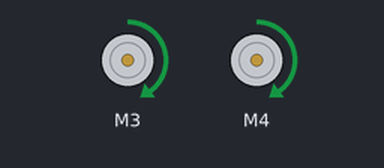
Bench run of a sketch on a simulated Arduino Uno, built with avr-gcc and run on an emulated ATmega328P. Shown: 2 × DC motor (green arrow = forward, orange = backward, longer = faster).

Above: at 0.1 s.
Timing chart, 0 to 1.6 s (numbered marks = the images above):
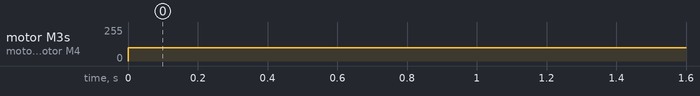

Measured:
- by itself, motor M3, motor M4: stopped → forward 100/255 at 0.00 s

The sketch:

TestRobot.ino
```cpp
//add the necessary libraries
#include <Wire.h>
#include <Adafruit_MotorShield.h>

Adafruit_MotorShield AFMS=Adafruit_MotorShield(); //declare an Adafruit MotorShield object

Adafruit_DCMotor *motor1=AFMS.getMotor(3); //make a pointer to a motor for the first motor
Adafruit_DCMotor *motor2=AFMS.getMotor(4); //make a pointer to a motor for the second motor

//motor1->setSpeed(x) sets the speed of motor1 to x. 0<=x<=255
//motor1->run(FORWARD) set motor1 to go forward
//motor1->run(BACKWARD) sets the motor1 to run in reverse
//motor1->run(RELEASE) stops motor1 (setSpeed(0) will also do this)
//turnLeft() will make the robot turn left
//turnRight() will make the robot turn right

void turnLeft()
{
  motor1->run(FORWARD);
  motor2->run(BACKWARD);
}

void turnRight()
{
  motor1->run(BACKWARD);
  motor2->run(FORWARD);
}

void setup()
{
  AFMS.begin(); //tell the Adafruit Motor_Shield object to start
  motor1->setSpeed(100);
  motor2->setSpeed(100);
  motor1->run(FORWARD);
  motor2->run(FORWARD);
}

void loop()
{
  //your code here
}
```

DRV8835.cpp
```cpp
#include "DRV8835.h"


/*
	Arguments for Constructor should correspond to the pins that they are connected to.

	Motor Driver should be declared outside of the SetUp and Loop blocks.
	MODE is set to HIGH.
*/
DRV8835::DRV8835(int phaseA, int enableA, int phaseB, int enableB, int mode)
{
	A_PHASE = phaseA;
	A_ENABLE = enableA;
  	B_PHASE = phaseB;
	B_ENABLE = enableB;
  	MODE = mode;

}

// This method must be done inside the SetUp block
void DRV8835::SetPinMode()
{
	pinMode(A_PHASE, OUTPUT);
  	pinMode(A_ENABLE, OUTPUT);
	pinMode(B_PHASE, OUTPUT);
  	pinMode(B_ENABLE, OUTPUT);
  	pinMode(MODE, OUTPUT);
  	digitalWrite(MODE, HIGH);
}

/*
	The following methods are written to be used with
	two DC motors.

	*********** Rotation States**************
	Phase = 0, Enable = PWM => OUT1 = PWM, OUT2 = LOW -> Clockwise
	Phase = 1, Enable = PWM => OUT1 = LOW, OUT2 = PWM -> CounterClockwise
*/


void DRV8835::setAClockwise()
{
	digitalWrite(A_PHASE, LOW);
}
void DRV8835::setBClockwise()
{
	digitalWrite(B_PHASE, LOW);
}

void DRV8835::setACounterClockwise()
{
	digitalWrite(A_PHASE, HIGH);
}
void DRV8835::setBCounterClockwise()
{
	digitalWrite(B_PHASE, HIGH);
}

/* 	Stop method sets enables to LOW so that motors don't run,
	when re-enabled motors will run at speed set before unless
 	changed
 */
void DRV8835::stopA()
{
	digitalWrite(A_PHASE, LOW);
}
void DRV8835::stopB()
{
	digitalWrite(B_PHASE, LOW);
}


void DRV8835::setSpeedA(int Speed)
{
  	Speed = constrain(Speed,0,255);
	analogWrite(A_ENABLE, Speed);
}
void DRV8835::setSpeedB(int Speed)
{
  	Speed = constrain(Speed,0,255);
	analogWrite(B_ENABLE, Speed);
}

/*
	Boolean argument set sets MODE to HIGH or LOW
*/
void DRV8835::setMode(bool set)
{
	if(set == true)
		digitalWrite(MODE, HIGH);

	if(set == false)
		digitalWrite(MODE,LOW);
}

// Default Constructor
DRV8835::DRV8835()
{

}


/* Methods for controlling both motors at the same time.
* Not meant for stepper
*
* Assuming Channel A is the right motor and B is the left
*/

// Sets speed of both motors to the same speed
void DRV8835::setSpeedBoth(int Speed)
{
	setSpeedB(Speed);
	setSpeedA(Speed);
}

void DRV8835::setForwards()
{
	setAClockwise();
	setBCounterClockwise();
}

void DRV8835::setBackwards()
{
	setACounterClockwise();
	setBClockwise();
}

void DRV8835::setRotateRight()
{
	setACounterClockwise();
	setBCounterClockwise();
}

void DRV8835::setRotateLeft()
{
	setAClockwise();
	setBClockwise();
}
void DRV8835::stopBoth()
{
	stopB();
	stopA();
}
```

DRV8835.h
```cpp
#pragma once
#include "Arduino.h"

/*
	Written by Kevin Quizhpi
	For General Use at Rutgers IEEE
	Only covers Phase/Enable mode as of 07/2/2017
*/


/*
	DRV8835 Dual Motor Driver Carrier
	link: https://www.pololu.com/product/2135

	*********Motor Driver Specifications*************

	Motor Voltage: 0V to 11V
	Logic Voltage: 2V to 7V
	Max Output Current: 1.2A per Channel
	Max PWM freq: 250kHz
	Reverse power protection against reverse-voltage
	under-voltage, over-current, and over-temperature.


	Can be used to drive two bidirectional motors or
	a single bipolar stepper motor.

	************ To intpret enable modes***********

	There are two modes of operation.

	Phase/Enable & IN1/IN2

	MODE = HIGH
	-  Phase/Enable mode
	_ _ _ _ _ _ _ _ _ _ _ _ _ _ _
	MODE = LOW
	- IN1/IN2 mode

	data sheet link: https:http://www.ti.com/lit/ds/symlink/drv8835.pdf

	_ __ _ __ _ __ __ _ __ _ __ _ __ _ __ _ __ _ __ _ __ _ __ _ __ _ __ _ __ _ __ _ __ _ __ _ __ _ __ _ __ _ __ _ __ _ __ _ __ _ __ _ __ _ __ _ __

	VMM pin is for This pin gives access to the motor power supply after the reverse-voltage protection MOSFET .
	It can be used to supply reverse-protected power to other components in the system. It is generally intended as an output,
	but it can also be used to supply board power (such as in cases where the motor supply voltage is too low for the reverse-protection circuit).


*/
class DRV8835
{
	/*
		Variables correspond to the A and B channel.

	*/
	private:


		int A_PHASE;
		int A_ENABLE;

		int B_PHASE;
		int B_ENABLE;

		int MODE;


	public:
		DRV8835(int phaseA, int enableA, int phaseB, int enableB, int mode);
		DRV8835();
		void SetPinMode();

		/*
			Each channel has a rotation set method, stop and set Speed method.
		*/
		void setAClockwise();
		void setACounterClockwise();
		void stopA();
		void setSpeedA(int Speed);

		void setBClockwise();
		void setBCounterClockwise();
		void stopB();
		void setSpeedB(int Speed);

		void setMode(bool mode);

/*		Methods for controlling both Channels at once for two motors
		Methods assume Channel A is the right motor and B is the left
		Robot configuration assumed below:

				Robot Front
					v
					_ _
				   /	\
				  / 	 \
	Channel B -> O 		  O   <- Channel A
				 \		  /
				  \	_  _ /

				  	  ^
				  Robot Rear
*/
		void setSpeedBoth(int Speed);
		void setForwards();
		void setBackwards();
		void setRotateRight();
		void setRotateLeft();
		void stopBoth();


};


// Message about capabilities of the class. What's not been implemented
```
